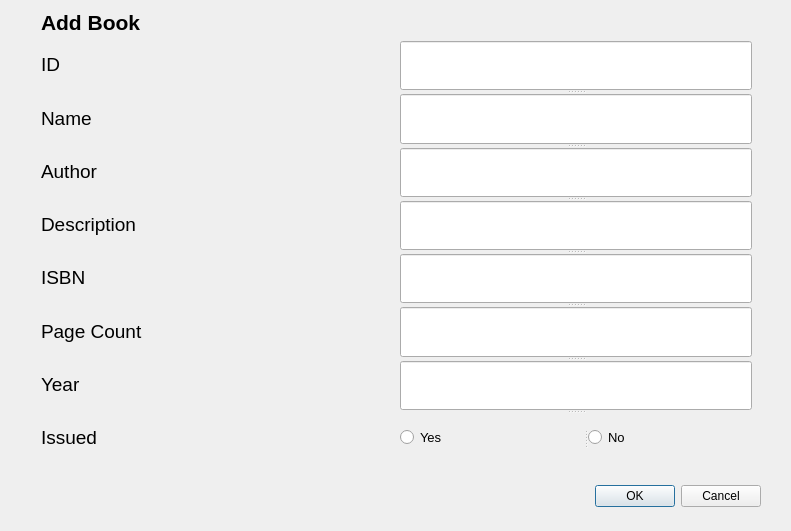
<?xml version="1.0" encoding="UTF-8"?>
<ui version="4.0">
 <class>Dialog</class>
 <widget class="QDialog" name="Dialog">
  <property name="geometry">
   <rect>
    <x>0</x>
    <y>0</y>
    <width>791</width>
    <height>531</height>
   </rect>
  </property>
  <property name="windowTitle">
   <string>Dialog</string>
  </property>
  <widget class="QDialogButtonBox" name="buttonBox">
   <property name="geometry">
    <rect>
     <x>420</x>
     <y>480</y>
     <width>341</width>
     <height>32</height>
    </rect>
   </property>
   <property name="orientation">
    <enum>Qt::Horizontal</enum>
   </property>
   <property name="standardButtons">
    <set>QDialogButtonBox::Cancel|QDialogButtonBox::Ok</set>
   </property>
  </widget>
  <widget class="QWidget" name="layoutWidget">
   <property name="geometry">
    <rect>
     <x>41</x>
     <y>10</y>
     <width>711</width>
     <height>451</height>
    </rect>
   </property>
   <layout class="QVBoxLayout" name="verticalLayout">
    <item>
     <widget class="QLabel" name="label">
      <property name="font">
       <font>
        <pointsize>16</pointsize>
        <weight>75</weight>
        <bold>true</bold>
       </font>
      </property>
      <property name="text">
       <string>Add Book</string>
      </property>
     </widget>
    </item>
    <item>
     <layout class="QHBoxLayout" name="horizontalLayout">
      <item>
       <layout class="QVBoxLayout" name="verticalLayout_2">
        <item>
         <widget class="QLabel" name="label_2">
          <property name="font">
           <font>
            <pointsize>14</pointsize>
           </font>
          </property>
          <property name="text">
           <string>ID</string>
          </property>
         </widget>
        </item>
        <item>
         <widget class="QLabel" name="label_3">
          <property name="font">
           <font>
            <pointsize>14</pointsize>
           </font>
          </property>
          <property name="text">
           <string>Name</string>
          </property>
         </widget>
        </item>
        <item>
         <widget class="QLabel" name="label_4">
          <property name="font">
           <font>
            <pointsize>14</pointsize>
           </font>
          </property>
          <property name="text">
           <string>Author</string>
          </property>
         </widget>
        </item>
        <item>
         <widget class="QLabel" name="label_5">
          <property name="font">
           <font>
            <pointsize>14</pointsize>
           </font>
          </property>
          <property name="text">
           <string>Description</string>
          </property>
         </widget>
        </item>
        <item>
         <widget class="QLabel" name="label_6">
          <property name="font">
           <font>
            <pointsize>14</pointsize>
           </font>
          </property>
          <property name="text">
           <string>ISBN</string>
          </property>
         </widget>
        </item>
        <item>
         <widget class="QLabel" name="label_7">
          <property name="font">
           <font>
            <pointsize>14</pointsize>
           </font>
          </property>
          <property name="text">
           <string>Page Count</string>
          </property>
         </widget>
        </item>
        <item>
         <widget class="QLabel" name="label_8">
          <property name="font">
           <font>
            <pointsize>14</pointsize>
           </font>
          </property>
          <property name="text">
           <string>Year</string>
          </property>
         </widget>
        </item>
        <item>
         <widget class="QLabel" name="label_9">
          <property name="font">
           <font>
            <pointsize>14</pointsize>
           </font>
          </property>
          <property name="text">
           <string>Issued</string>
          </property>
         </widget>
        </item>
       </layout>
      </item>
      <item>
       <widget class="QSplitter" name="splitter_2">
        <property name="orientation">
         <enum>Qt::Vertical</enum>
        </property>
        <widget class="QLineEdit" name="id_input">
         <property name="enabled">
          <bool>true</bool>
         </property>
        </widget>
        <widget class="QLineEdit" name="name_input"/>
        <widget class="QLineEdit" name="author_input"/>
        <widget class="QLineEdit" name="description_input"/>
        <widget class="QLineEdit" name="isbn_input"/>
        <widget class="QLineEdit" name="page_input"/>
        <widget class="QLineEdit" name="year_input"/>
        <widget class="QSplitter" name="splitter">
         <property name="orientation">
          <enum>Qt::Horizontal</enum>
         </property>
         <widget class="QRadioButton" name="radioButton">
          <property name="font">
           <font>
            <pointsize>10</pointsize>
           </font>
          </property>
          <property name="text">
           <string>Yes</string>
          </property>
         </widget>
         <widget class="QRadioButton" name="radioButton_2">
          <property name="font">
           <font>
            <pointsize>10</pointsize>
           </font>
          </property>
          <property name="text">
           <string>No</string>
          </property>
         </widget>
        </widget>
       </widget>
      </item>
     </layout>
    </item>
   </layout>
  </widget>
 </widget>
 <resources/>
 <connections>
  <connection>
   <sender>buttonBox</sender>
   <signal>accepted()</signal>
   <receiver>Dialog</receiver>
   <slot>accept()</slot>
   <hints>
    <hint type="sourcelabel">
     <x>248</x>
     <y>254</y>
    </hint>
    <hint type="destinationlabel">
     <x>157</x>
     <y>274</y>
    </hint>
   </hints>
  </connection>
  <connection>
   <sender>buttonBox</sender>
   <signal>rejected()</signal>
   <receiver>Dialog</receiver>
   <slot>reject()</slot>
   <hints>
    <hint type="sourcelabel">
     <x>316</x>
     <y>260</y>
    </hint>
    <hint type="destinationlabel">
     <x>286</x>
     <y>274</y>
    </hint>
   </hints>
  </connection>
 </connections>
</ui>
